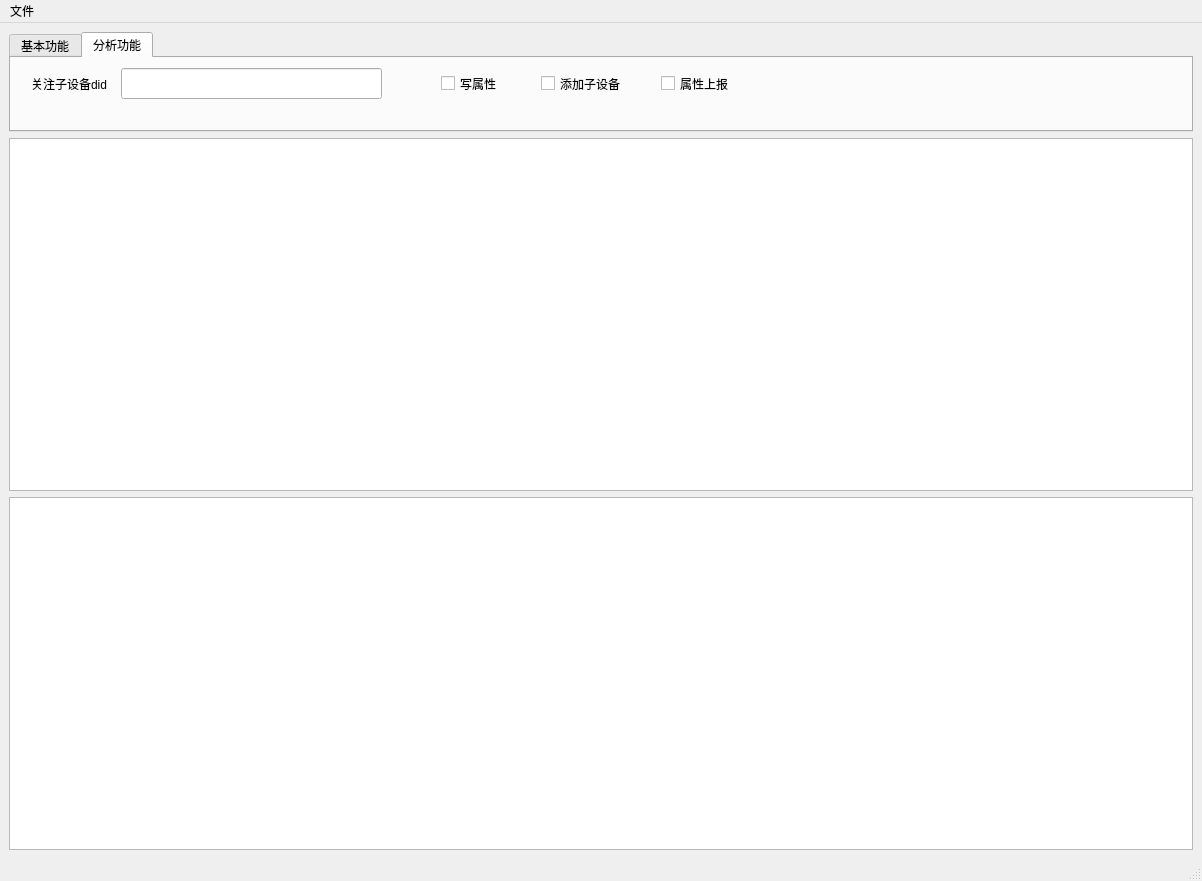
<?xml version="1.0" encoding="UTF-8"?>
<ui version="4.0">
 <class>MainWindow</class>
 <widget class="QMainWindow" name="MainWindow">
  <property name="geometry">
   <rect>
    <x>0</x>
    <y>0</y>
    <width>1202</width>
    <height>881</height>
   </rect>
  </property>
  <property name="sizePolicy">
   <sizepolicy hsizetype="Expanding" vsizetype="Expanding">
    <horstretch>0</horstretch>
    <verstretch>0</verstretch>
   </sizepolicy>
  </property>
  <property name="windowTitle">
   <string>MainWindow</string>
  </property>
  <widget class="QWidget" name="centralwidget">
   <property name="sizePolicy">
    <sizepolicy hsizetype="Expanding" vsizetype="Expanding">
     <horstretch>0</horstretch>
     <verstretch>0</verstretch>
    </sizepolicy>
   </property>
   <property name="maximumSize">
    <size>
     <width>10730</width>
     <height>16777215</height>
    </size>
   </property>
   <layout class="QVBoxLayout" name="verticalLayout">
    <item>
     <widget class="QTabWidget" name="tabWidget">
      <property name="sizePolicy">
       <sizepolicy hsizetype="Preferred" vsizetype="Preferred">
        <horstretch>0</horstretch>
        <verstretch>0</verstretch>
       </sizepolicy>
      </property>
      <property name="minimumSize">
       <size>
        <width>0</width>
        <height>100</height>
       </size>
      </property>
      <property name="currentIndex">
       <number>1</number>
      </property>
      <widget class="QWidget" name="tab">
       <attribute name="title">
        <string>基本功能</string>
       </attribute>
       <widget class="QLineEdit" name="txtSearch">
        <property name="geometry">
         <rect>
          <x>120</x>
          <y>10</y>
          <width>501</width>
          <height>31</height>
         </rect>
        </property>
       </widget>
       <widget class="QPushButton" name="btnSearch">
        <property name="geometry">
         <rect>
          <x>630</x>
          <y>10</y>
          <width>101</width>
          <height>31</height>
         </rect>
        </property>
        <property name="text">
         <string>查找下一个</string>
        </property>
       </widget>
       <widget class="QLabel" name="label">
        <property name="geometry">
         <rect>
          <x>10</x>
          <y>10</y>
          <width>111</width>
          <height>31</height>
         </rect>
        </property>
        <property name="text">
         <string>搜索(正则表达式)</string>
        </property>
       </widget>
       <widget class="QCheckBox" name="checkBoxCap">
        <property name="geometry">
         <rect>
          <x>20</x>
          <y>50</y>
          <width>91</width>
          <height>31</height>
         </rect>
        </property>
        <property name="text">
         <string>匹配大小写</string>
        </property>
       </widget>
       <widget class="QCheckBox" name="checkBoxWhole">
        <property name="geometry">
         <rect>
          <x>130</x>
          <y>50</y>
          <width>71</width>
          <height>31</height>
         </rect>
        </property>
        <property name="text">
         <string>全词匹配</string>
        </property>
       </widget>
       <widget class="QPushButton" name="btnSearchInFile">
        <property name="geometry">
         <rect>
          <x>750</x>
          <y>10</y>
          <width>121</width>
          <height>31</height>
         </rect>
        </property>
        <property name="text">
         <string>当前文件中查找</string>
        </property>
       </widget>
      </widget>
      <widget class="QWidget" name="tab_2">
       <attribute name="title">
        <string>分析功能</string>
       </attribute>
       <widget class="QCheckBox" name="checkBox_ReadProp">
        <property name="geometry">
         <rect>
          <x>430</x>
          <y>10</y>
          <width>71</width>
          <height>31</height>
         </rect>
        </property>
        <property name="text">
         <string>写属性</string>
        </property>
       </widget>
       <widget class="QCheckBox" name="checkBox_bind">
        <property name="geometry">
         <rect>
          <x>530</x>
          <y>10</y>
          <width>101</width>
          <height>31</height>
         </rect>
        </property>
        <property name="text">
         <string>添加子设备</string>
        </property>
       </widget>
       <widget class="QCheckBox" name="checkBox_rpt">
        <property name="geometry">
         <rect>
          <x>650</x>
          <y>10</y>
          <width>71</width>
          <height>31</height>
         </rect>
        </property>
        <property name="text">
         <string>属性上报</string>
        </property>
       </widget>
       <widget class="QLineEdit" name="txtDid">
        <property name="geometry">
         <rect>
          <x>110</x>
          <y>10</y>
          <width>261</width>
          <height>31</height>
         </rect>
        </property>
       </widget>
       <widget class="QLabel" name="label_2">
        <property name="geometry">
         <rect>
          <x>20</x>
          <y>10</y>
          <width>100</width>
          <height>31</height>
         </rect>
        </property>
        <property name="text">
         <string>关注子设备did</string>
        </property>
       </widget>
      </widget>
     </widget>
    </item>
    <item>
     <widget class="QPlainTextEdit" name="plainTextEdit"/>
    </item>
    <item>
     <widget class="QTextBrowser" name="textBrowser"/>
    </item>
   </layout>
  </widget>
  <widget class="QMenuBar" name="menubar">
   <property name="geometry">
    <rect>
     <x>0</x>
     <y>0</y>
     <width>1202</width>
     <height>23</height>
    </rect>
   </property>
   <widget class="QMenu" name="menu">
    <property name="title">
     <string>文件</string>
    </property>
    <addaction name="menu_select_file"/>
   </widget>
   <addaction name="menu"/>
  </widget>
  <widget class="QStatusBar" name="statusbar"/>
  <action name="menu_select_file">
   <property name="text">
    <string>选择文件</string>
   </property>
  </action>
 </widget>
 <resources/>
 <connections/>
</ui>
